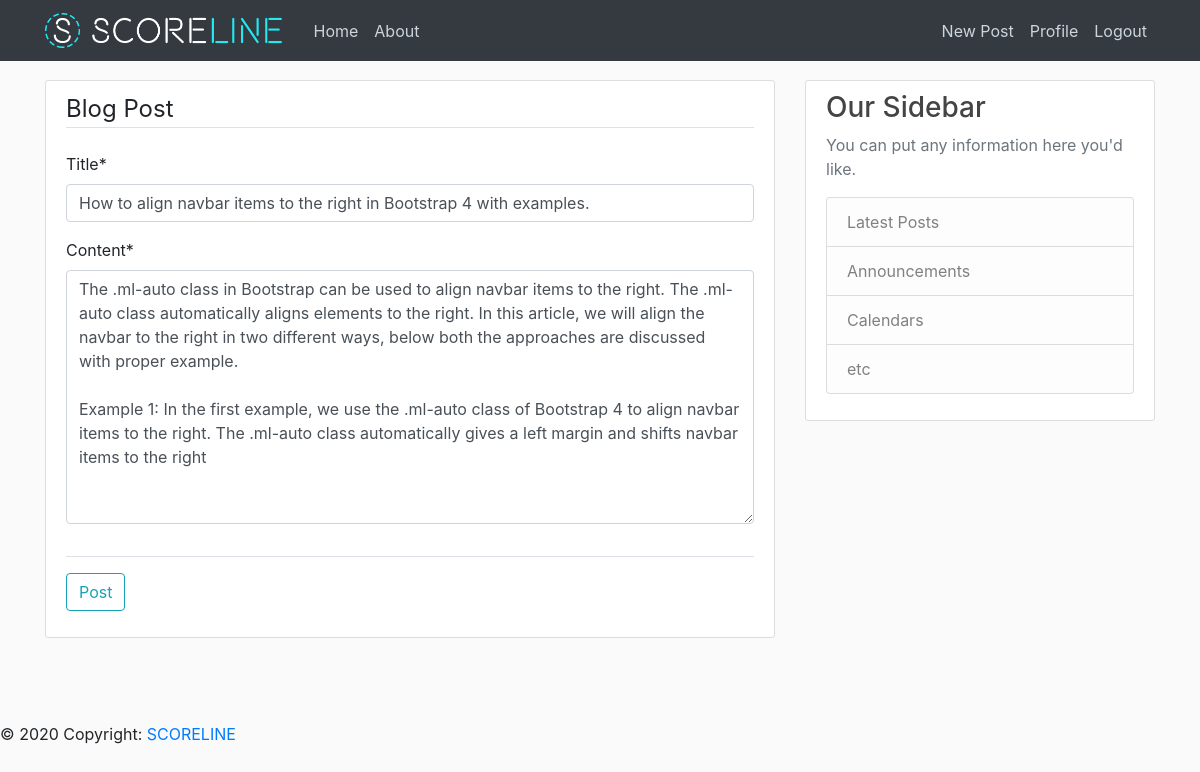
Screenshot of /post/8/update/ (signed in) with the database file from the repository.
### blog/models.py (models this page shows, shortened)
class Post(models.Model):
    title = models.CharField(max_length=100)
    content = models.TextField()
    date_posted = models.DateTimeField(default=timezone.now)
    author = models.ForeignKey(User, on_delete=models.CASCADE)

### blog/views.py (the view, shortened to what this page needs)
# urls.py: path('post/<int:pk>/update/', PostUpdateView.as_view(), name='post-update'),
class PostUpdateView(LoginRequiredMixin,UserPassesTestMixin, UpdateView):
    model = Post
    fields = ['title', 'content']
    def test_func(self):
        post = self.get_object()
        if self.request.user == post.author:
            return True
        return False

### blog/templates/blog/post_form.html (shortened to what this page needs)
{% extends "blog/base.html"%}
{% load crispy_forms_tags %}
{% block content %}
    <div class="content-section">
        <form  method ="POST">
           <fieldset class="form-group">
               <legend class="border-bottom mb-4">Blog Post</legend>
               {{ form|crispy }}
           </fieldset>
           <div class="form-group border-top pt-3">
                <button class="btn btn-outline-info" type="submit">
                    Post
                </button>
           </div>
        </form>
    </div>
{% endblock content %}

### blog/static/blog/main.css (style rules this page uses)
body { background: #fafafa; margin-top: 5rem; }
.content-section { background: #ffffff; padding: 10px 20px; border: 1px solid #dddddd; border-radius: 3px; margin-bottom: 20px; }

### rows the page displays
Post: title "How to align navbar items to the right in Bootstrap 4 with examples.", content "The .ml-auto class in Bootstrap can be used to align navbar items to the right. The .ml-auto class automatically aligns elements to the right. In this article, we will align the navbar to the right in two different ways, below both the approaches are discussed with proper example. Example 1: In the first example, we use the .ml-auto class of Bootstrap 4 to align navbar items to the right. The .ml-auto class automatically gives a left margin and shifts navbar items to the right"
